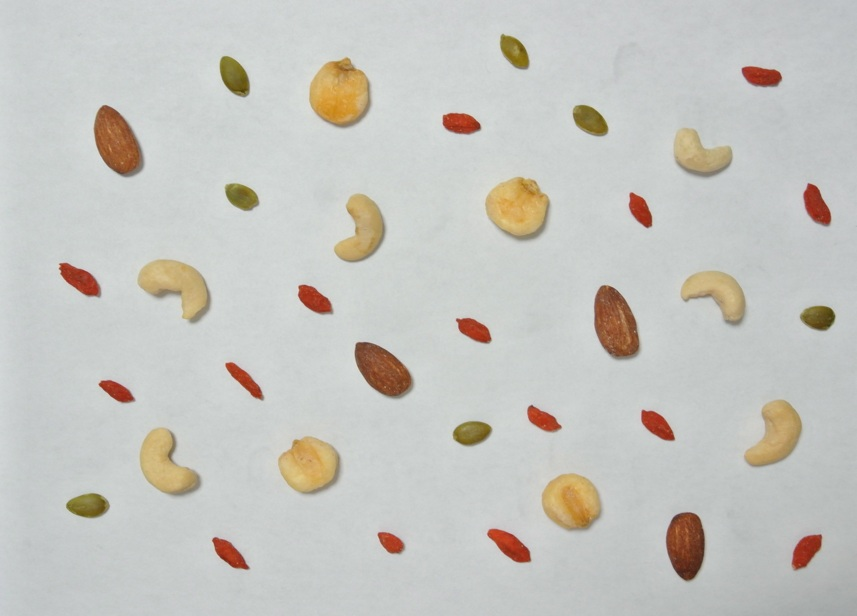
%> input picture demo_files/I2_08_1_1895cr.jpg, 857 x 616 px
$ octave I2_08_1_nuts.m   (GNU Octave 9; MATLAB toolbox functions it lacks are replaced by stand-ins)
%> lines starting %> are read from the running program, lines starting %| are printed output that depends on the picture; in (x1, y1, x2, y2) boxes, pixels count from 0 and x2, y2 are one past the last pixel; in counts of white or black regions, pixels touching at a corner belong together; the program's own positions count from 1
%% 木の実等をカウント･赤い粒の平均の大きさ
% 初期化
clear;clc;close all;imtool close all

%% 画像データを読込み
I = imread('I2_08_1_1895cr.jpg');
%> I is the input picture: size 616x857x3 uint8; mean R, G, B 197.9, 197.3, 192.4
figure;imshow(I);

%% ２値画像を作成し、物体と背景を識別 %%%%%%%%%%%%%%%%%%
% グレースケールへ変換
G = rgb2gray(I);
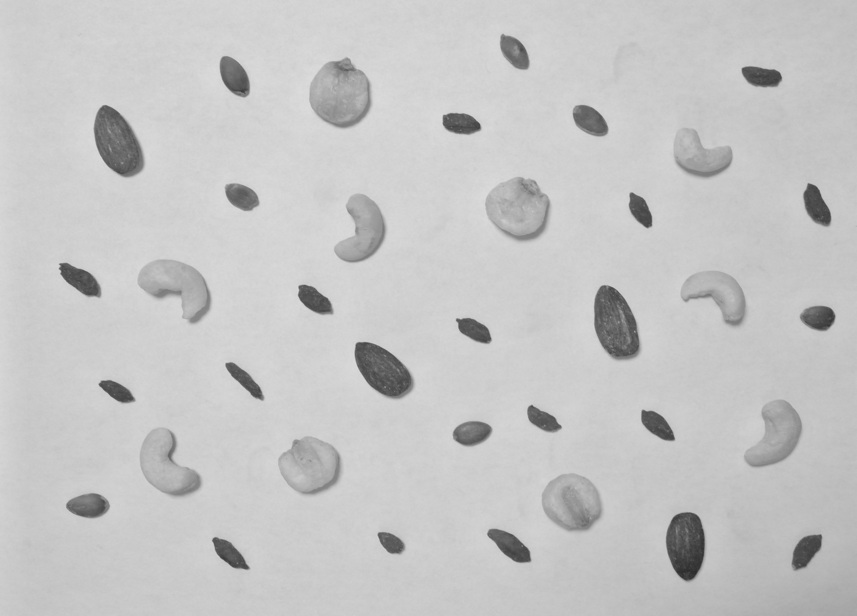
%> G: size 616x857 uint8; min 43, max 221, mean 197.1
figure;imshow(G);

%% 輝度のヒストグラムを確認
figure;imhist(G);
%> after `imhist(G)`:
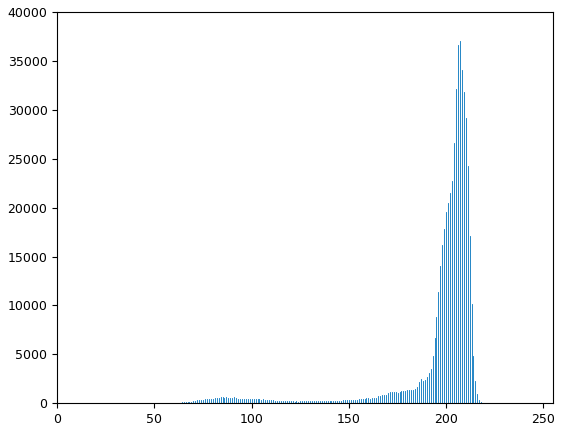
%> figure redrawn from the program's plot data; highest point at x = 207, y = 37054

%% 輝度により二値化 (背景が0、物体が1の2値画像作成)
BW = G < 180;      %140から10ずつ、"値のインクリメントおよびセクション実行"
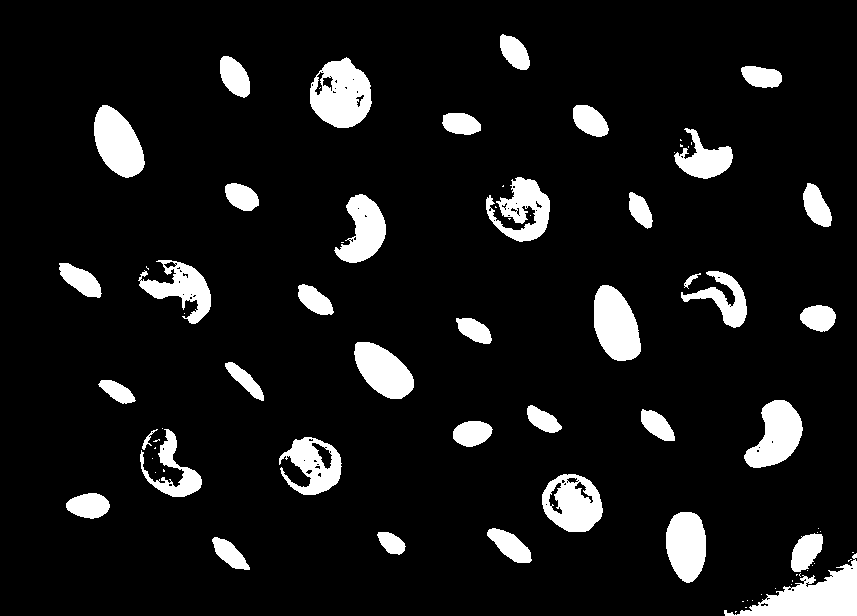
%> BW: size 616x857 logical; 9.3% white; 77 white regions (38 under 20 px), largest, box (x1, y1, x2, y2) and area: (724, 553, 857, 616) 3591, (310, 57, 372, 128) 3052, (594, 285, 641, 361) 2620
imshow(BW);shg;

%% エッジ検出
BWe = edge(G,'canny', [0.04 0.06], 3);
%> BWe: size 616x857 logical; 1.5% white in thin lines or dots, all inside (x1, y1, x2, y2) = (60, 35, 835, 581)
imshow(BWe);shg;   %拡大して輪郭がつながっていることを確認

%% モルフォロジー処理：線で囲まれている領域を埋める
BWf1 = imfill(BWe, 'holes');
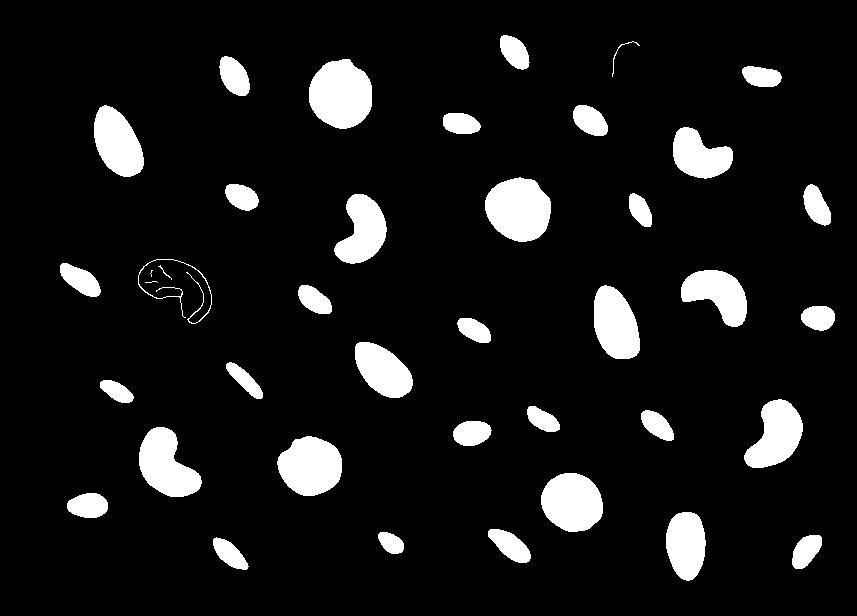
%> BWf1: size 616x857 logical; 9.3% white; 40 white regions (2 under 20 px), largest, box (x1, y1, x2, y2) and area: (309, 59, 372, 129) 3422, (485, 177, 551, 242) 3277, (277, 436, 342, 496) 2947
imshow(BWf1); shg;

%% モルフォロジー処理：切れている部分をつなぐ
BWb = bwmorph(BWf1, 'bridge');
imshow(BWb); shg;                     % つながったことを確認

%% 再度、線で囲まれている部分を埋める
BWf2 = imfill(BWb, 'holes');
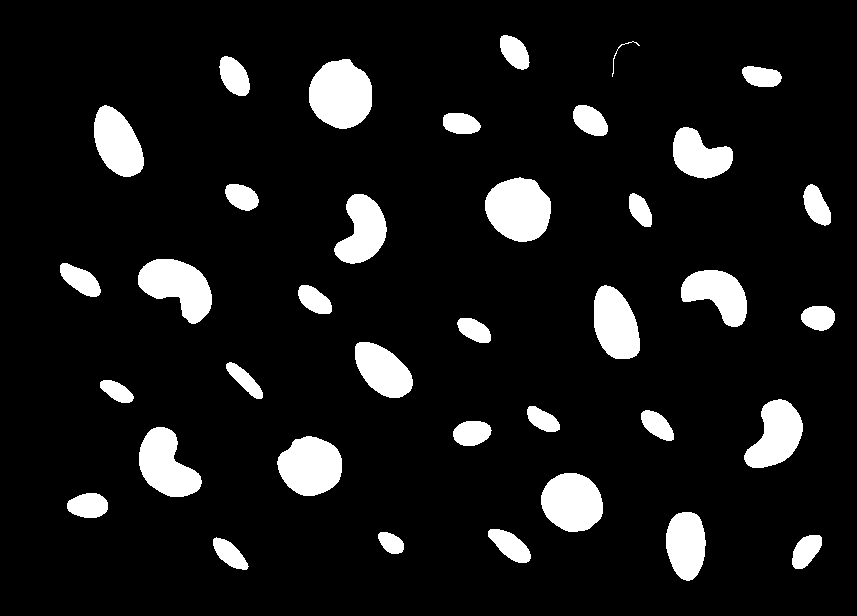
%> BWf2: size 616x857 logical; 9.8% white; 37 white regions, largest, box (x1, y1, x2, y2) and area: (309, 59, 372, 129) 3422, (485, 177, 551, 242) 3277, (277, 436, 342, 496) 2947
imshow(BWf2); shg;

% モルフォロジー処理：細かな線(ノイズ)を削除：オープン処理 (収縮後に膨張)
% （他に、bwareaopen()関数で行うことも可能 ）
%% 収縮処理
BWe = bwmorph(BWf2, 'erode');
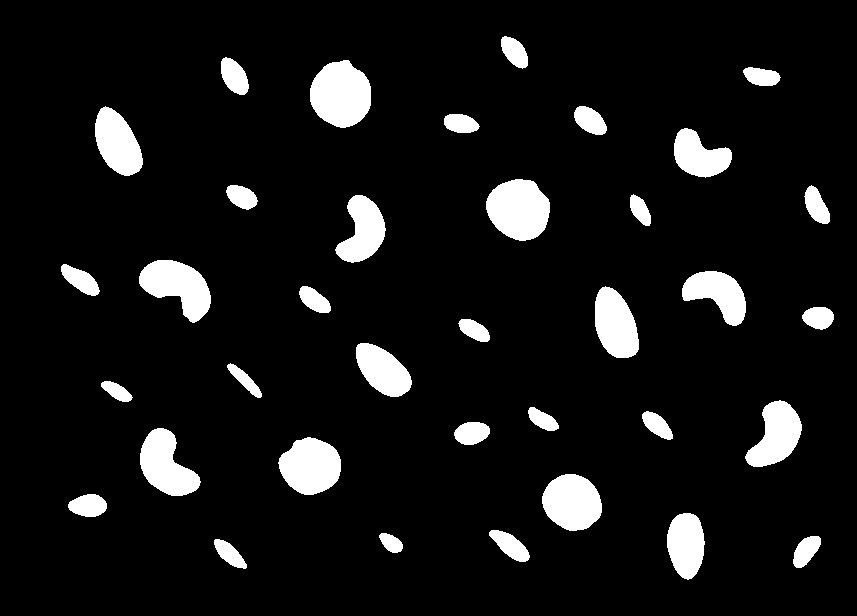
%> BWe: size 616x857 logical; 8.6% white; 36 white regions, largest, box (x1, y1, x2, y2) and area: (310, 60, 371, 128) 3160, (486, 179, 550, 241) 3019, (278, 437, 341, 495) 2701
figure;imshow(BWe); shg;

%% 膨張処理
BWd = bwmorph(BWe, 'dilate');
%> BWd: size 616x857 logical; 9.8% white; 36 white regions, largest, box (x1, y1, x2, y2) and area: (309, 59, 372, 129) 3422, (485, 178, 551, 242) 3275, (277, 436, 342, 496) 2947
figure;imshow(BWd); shg;

%% 各領域（blob：白い部分）の形状測定 (面積・中心点)
stats=regionprops('table', BWd, 'Area', 'Centroid')  % R2015a でテーブル出力に対応
%> stats = 36 regions; largest, Area and Centroid: 3422 [341.5 95], 3275 [519.3 210], 2947 [311.2 466.8], 2929 [178.4 287.1], 2850 [572.8 503]

%% 個数
size(stats, 1)
%> ans = 36

%% 面積のヒストグラムをプロット
figure;histogram([stats.Area])
%> after `histogram([stats.Area])`:
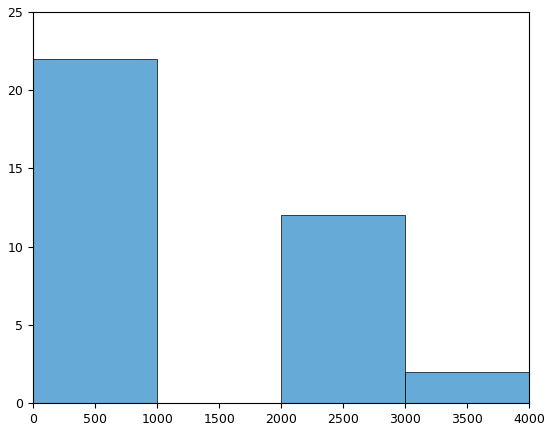
%> figure redrawn from the program's plot data; tallest bar 22 high, from x = 0 to 1000

%% イメージの解析 アプリケーション で BWdを読込み

%% 終了


%% Copyright 2013 The MathWorks, Inc.
%    Masa Otobe (masa.otobe@mathworks.co.jp)
% 必要なファイル：I2_08_1_1895cr.jpg
